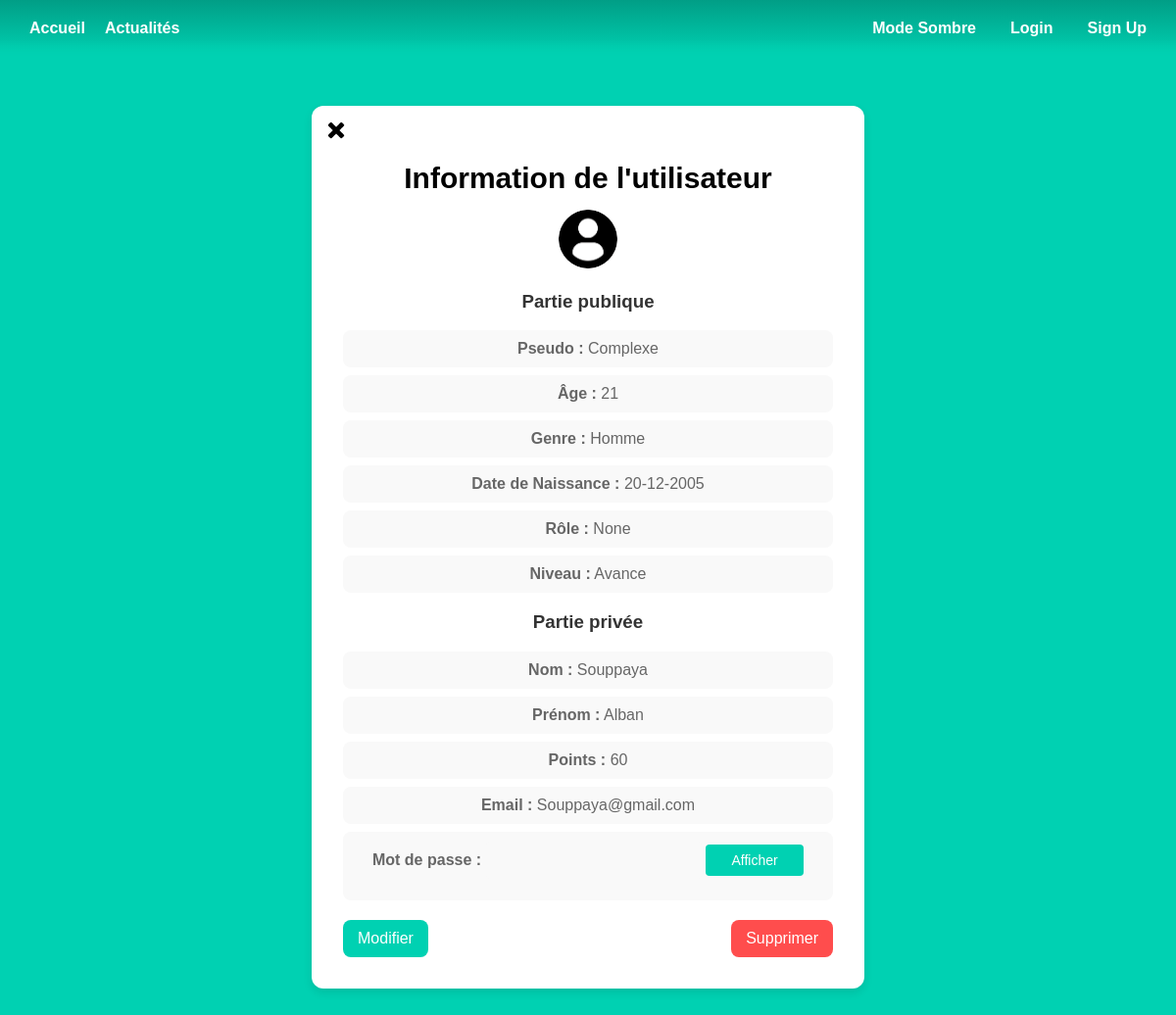
Page /userProfile/2 on the committed database.
### models.py (models this page shows)
class User(UserMixin, db.Model):
    id = db.Column(db.Integer, primary_key=True)
    email = db.Column(db.String(100), unique=True, index=True)
    pseudo = db.Column(db.String(100), unique=True, index=True)
    password = db.Column(db.String(100))
    lastname = db.Column(db.String(1000))
    firstname = db.Column(db.String(100))
    level = db.Column(db.String, default="Debutant")
    role = db.Column(db.String)
    age = db.Column(db.Integer)
    gender = db.Column(db.String(100))
    point = db.Column(db.Integer, default=0)
    birthdate = db.Column(db.Date)
    image = db.Column(db.LargeBinary)
    confirmed = db.Column(db.Boolean, default=False)

### admin.py (the view)
@admin.route('/userProfile/<int:user_id>')
def user_profile(user_id):
    user = User.query.get(user_id)
    return render_template('admin_user_profile.html', user=user)

### templates/admin_user_profile.html (shortened to what this page needs)
{% extends "base.html" %}
{% block content %}
<div class="user-container">
    <div class="back">
        <a href="{{ url_for('admin.gestion_utilisateur') }}" class="button">
            <img src="{{ url_for('static', filename='croix.png') }}" alt="Profil"  width="20" height="20">
        </a>
    </div>
    <h1 class="title-box">Information de l'utilisateur</h1>
    {% if user.image %}
        <img width="60" height="60">
    {% else %}
        <img src="{{ url_for('static', filename='utilisateur-de-profil-sans-fond.png') }}" width="60" height="60">
    {% endif %}
    <div class="user-info">
        <h3>Partie publique</h3>
            <p><strong>Pseudo :</strong> {{ user.pseudo }}</p>
            <p><strong>Âge :</strong> {{ user.age }}</p>
            <p><strong>Genre :</strong> {{ user.gender }}</p>
            <p><strong>Date de Naissance :</strong> {{ user.birthdate.strftime('%d-%m-%Y')}}</p>
            <p><strong>Rôle :</strong> {{ user.role }}</p>
            <p><strong>Niveau :</strong> {{ user.level }}</p>
        <h3>Partie privée</h3>
            <p><strong>Nom :</strong> {{ user.lastname }}</p>
            <p><strong>Prénom :</strong> {{ user.firstname }}</p>
            <p><strong>Points :</strong> {{ user.point }}</p>
            <p><strong>Email :</strong> {{ user.email }}</p>
            <p><strong>Mot de passe :</strong>
                <input type="password" id="password-field" value="{{ current_user.password }}" readonly>
                <button type="button" id="toggle-password" onclick="togglePassword()">Afficher</button>
            </p>
    </div>
    <div class="user-actions">
        <a href="{{ url_for('admin.edit_user', user_id=user.id) }}">
            <button class="edit-btn">Modifier</button>
        </a>
        <form action="{{ url_for('admin.delete_user', user_id=user.id) }}" method="post">
            <button type="submit" class="delete-btn" onclick="return confirm('Voulez-vous vraiment supprimer ce compte ?')">
                Supprimer
            </button>
        </form>
    </div>
</div>
{% endblock %}

### templates/base.html (shortened to what this page needs)
<!DOCTYPE html>
<html lang="fr">
<head>
    <link rel="stylesheet" href="{{ url_for('static', filename='styles/base2.css') }}" />
</head>
<body>
    <section class="hero is-primary is-fullheight">
        <div class="hero-head">
            <nav class="navbar">
                <div class="container">
                    <div class="navbar-start">
                        <a href="{{ url_for('main.index') }}" class="navbar-item">Accueil</a>
                        <a href="{{ url_for('main.actualite') }}" class="navbar-item">Actualités</a>
                    </div>
                    <div class="navbar-end">
                        <a id="toggle-dark-mode" class="themeToggle navbar-item" onclick="toggleColorMode()" >Mode Sombre</a>
                        {% if current_user.is_authenticated %}
                        <a href="{{ url_for('auth.logout') }}" class="navbar-item">Logout</a>
                            <a href="{{ url_for('main.profile') }}" class="navbar-item">
                                {% if current_user.image %}
                                    <img class="pp" width="30" height="30">
                                {% else %}
                                    <img src="{{ url_for('static', filename='profile-icon-white-6-1.png') }}" alt="Profil"  width="30" height="30">
                                {% endif %}
                            </a>
                        {% else %}
                            <a href="{{ url_for('auth.login') }}" class="navbar-item">Login</a>
                            <a href="{{ url_for('auth.signup') }}" class="navbar-item">Sign Up</a>
                        {% endif %}
                    </div>
                </div>
            </nav>
        </div>
        <div class="hero-body">
                {% block content %}
                {% endblock %}
        </div>
    </section>
</body>
</html>

### static/styles/base2.css (style rules this page uses)
html, body { height: 100%; margin: 0; padding: 0; font-family: 'Arial', sans-serif; background-color: var(--clair); color: rgb(0, 0, 0); text-align: center; }
:root { --clair: #00d1b2; --moyen: #14c2a8; --fonce: #019e86; --tresfonce: #00a88b; --ecriture: white; --box: white; --titrebox: black; --border: #ddd; --writeinput: #aaa; --itembox: #f9f9f9; --titreitem: #333; --pitem: #666; --ecritureform: black; --titrerequete: #1e293b; --progress : #0fd812; }
.navbar { display: flex; justify-content: space-between; align-items: center; background: linear-gradient(to bottom, var(--fonce), var(--clair)); padding: 10px 20px; color: var(--ecriture); -webkit-mask-image: linear-gradient(to bottom, rgba(0, 0, 0, 1) 70%, rgba(0, 0, 0, 0)); mask-image: linear-gradient(to bottom, rgba(0, 0, 0, 1) 70%, rgba(0, 0, 0, 0)); height: 10%; }
.navbar .container { display: flex; width: 100%; justify-content: space-between; align-items: center; margin-top: 0px; }
.navbar-start { display: flex; align-items: center; }
.navbar-end { display: flex; align-items: center; gap: 15px; }
.navbar-item { color: var(--ecriture) !important; font-weight: bold; text-decoration: none; padding: 10px; }
.hero-body { display: flex; flex-direction: column; justify-content: center; align-items: center; height: calc(100vh - 56px); width: 100%; box-sizing: border-box; height: 90%; }
.title-box { text-align: center; color: var(--titrebox); font-size: 30px; font-weight: bold; margin-bottom: 15px; width: 100%; display: block; }
.news-item .pp, .user-container img, .box img { border-radius: 50%; }
.user-container { max-width: 500px; margin: 50px auto; padding: 10px; background: var(--box); border-radius: 12px; box-shadow: 0px 4px 10px rgba(0, 0, 0, 0.1); text-align: center; width: 85%; }
.user-info p { font-size: 16px; color: var(--pitem); background: var(--itembox); padding: 10px; border-radius: 8px; margin: 8px 0; }
.user-info h3, .box h3, .results h2, .actualite-item h3 { color: var(--titreitem); }
#password-field { padding: 10px; width: 200px; border: none; border-radius: 4px; font-size: 16px; color: var(--titreitem); background-color: var(--itembox); }
#toggle-password { padding: 8px 16px; background-color: var(--clair); color: var(--ecriture); width: 100px; border: none; border-radius: 4px; font-size: 14px; margin-bottom: 15px; }
.user-actions { display: flex; justify-content: space-between; margin-top: 20px; width: 100%; }
.user-actions button { padding: 10px 15px; border: none; border-radius: 8px; cursor: pointer; font-size: 16px; transition: 0.3s ease-in-out; }
.user-actions .edit-btn { background: var(--clair); color: var(--ecriture); }
.user-actions .delete-btn { background: #ff4d4d; color: var(--ecriture); }
.user-container { position: relative; padding: 2rem; }
.back { position: absolute; top: 15px; left: 15px; }

### rows in the picture
User: pseudo "Complexe", age "21", gender "Homme", birthdate "20-12-2005", role "None", level "Avance", lastname "Souppaya", firstname "Alban", point "60", email "Souppaya@gmail.com"
